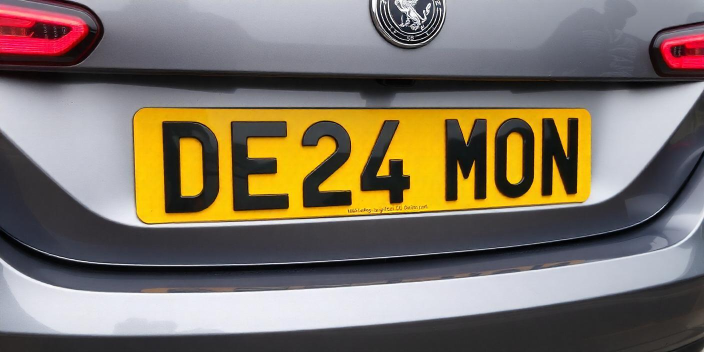
#> input picture sample_images/sample.jpeg, 1408 x 704 px (shown at 1/2 size)
$ python -i ocr_utils.py   (imports and definitions only)
#> lines starting #> are read from the running program, lines starting #| are printed output that depends on the picture; after the words box and inside, x2 and y2 are one past the last pixel; in counts of white or black regions, pixels touching at a corner belong together
#> further down, picture is the input picture: shape (704, 1408, 3); mean B, G, R 101.3, 115.3, 125.3
import cv2
import pytesseract
import re

def preprocess_plate(plate_img):
    gray = cv2.cvtColor(plate_img, cv2.COLOR_BGR2GRAY)
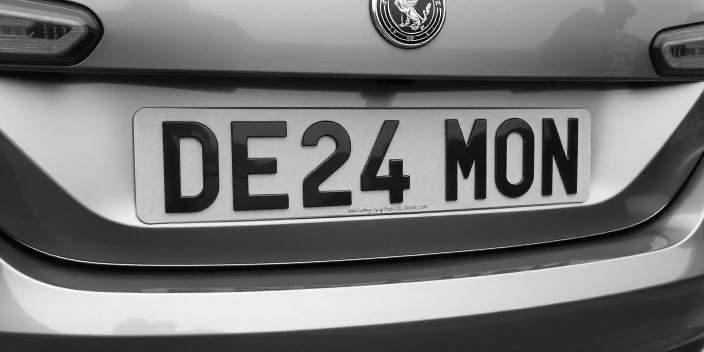
#> gray: shape (704, 1408) (shown at 1/2 size); min 0, max 255, mean 116.7
    gray = cv2.resize(gray, None, fx=2, fy=2, interpolation=cv2.INTER_CUBIC)
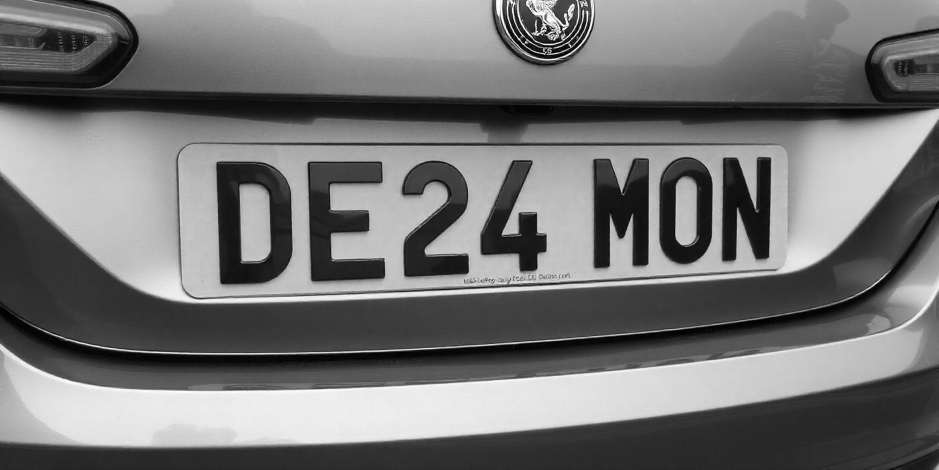
#> gray: shape (1408, 2816) (shown at 1/3 size); min 0, max 255, mean 116.7
    gray = cv2.GaussianBlur(gray, (3, 3), 0)
    _, thresh = cv2.threshold(gray, 0, 255, cv2.THRESH_BINARY + cv2.THRESH_OTSU)
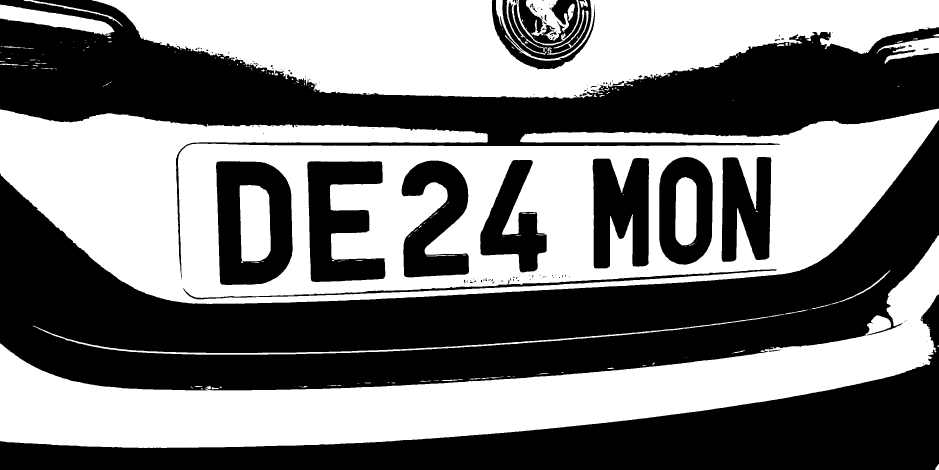
#> thresh: shape (1408, 2816) (shown at 1/3 size); 47.9% white; 200 white regions (123 under 20 px), largest, box (x1, y1, x2, y2) and area: (0, 326, 2816, 912) 870068, (0, 706, 2816, 1344) 487396, (276, 0, 2816, 296) 460196
    return thresh

def read_plate_text(plate_img):
    processed = preprocess_plate(plate_img)
    config = r'--oem 3 --psm 7 -c tessedit_char_whitelist=ABCDEFGHIJKLMNOPQRSTUVWXYZ0123456789'
    text = pytesseract.image_to_string(processed, config=config)
    text = re.sub(r'[^A-Z0-9]', '', text.upper())
    return text, processed

>>> import cv2
>>> picture = cv2.imread('../sample_images/sample.jpeg')
>>> result = preprocess_plate(picture)
